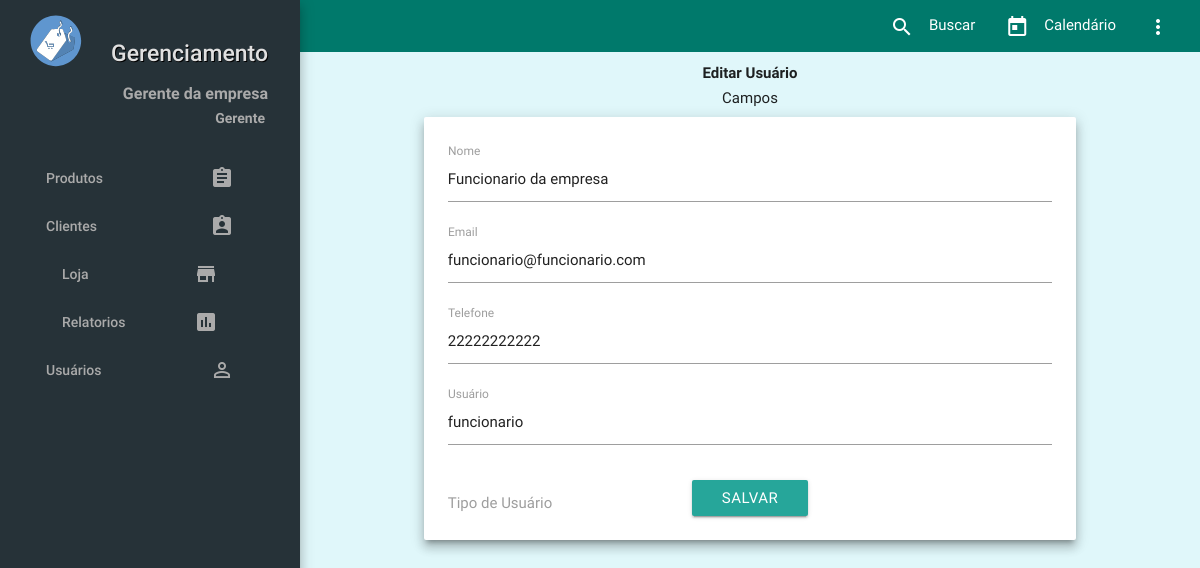
/usuario/editar_usuario/14 (signed in), run on the app's committed database.
### core/models.py (models this page shows, shortened)
class User(AbstractBaseUser, PermissionsMixin):
    username = models.CharField('Nome de Usuário', max_length=30, unique=True,
    validators=[validators.RegexValidator(re.compile('^[\w.@+-]+$'),
    'Nome de usuário só pode conter letras, dígitos ou os seguintes caracteres: @/./+/-/_',
    'invalid')])
    email = models.EmailField('E-Mail', blank=True, null=True, unique=True)
    telefone = models.CharField('Telefone', null=True, blank=True, unique=True, max_length=11)
    name = models.CharField('Nome completo', max_length=100, null=True, blank=True)
    tipo_usuario = models.CharField('Tipo de usuário', max_length=3, choices=user_type )
    is_active = models.BooleanField('Está ativo?', blank=True, default=True)
    is_staff = models.BooleanField('É da equipe?', blank=True, default=False)
    date_joined = models.DateTimeField('Data de Entrada', auto_now_add=True)
    objects = UserManager()
    USERNAME_FIELD = "username"
    REQUIRED_FIELDS = ['email']
    class Meta:
        verbose_name = 'Usuário'
        verbose_name_plural = 'Usuários'

### core/views.py (the view)
# urls.py: url(r'^editar_usuario/(?P<pk>[0-9]+)', editar_usuario, name='editar_usuario'),
@login_required
def editar_usuario(request, pk):
    user = request.user
    if user.is_superuser:
        usuario = get_object_or_404(User, pk=pk)
        if request.method == 'POST':
            form = UsuarioEditForm(request.POST, instance=usuario)
            if form.is_valid():
                form.save()
                return redirect('listar_usuarios')
        else:
            form = UsuarioEditForm(instance=usuario)
    else:
        messages.error(request, 'Usuário {} não possui permissão para acessar essa página!'.format(user.username))
        return redirect('index')
    return render(request, 'formularios/usuario/usuario_edit.html', {'form':
        form})

### core/forms.py (shortened to what this page needs)
class UsuarioEditForm(forms.ModelForm):
    class Meta:
        model = User
        fields = ['username', 'email','telefone','name']

### core/templates/formularios/usuario/usuario_edit.html (shortened to what this page needs)
{% extends 'base.html' %}
{% load staticfiles %}
{% block content %}
<div class="container">
<form method="post">
  <div class="center">
    <h6 style="margin-top:2%">Editar Usuário</h6>
    <span>Campos</span>
  </div>
  <div class="card-panel z-depth-4 row">
    <div class="input-field" >
       {{form.name}}
       <label for="{{form.name.id_for_label}}">Nome</label>
    </div>
    <div class="input-field">
      {{form.email}}
      <label for="{{form.email.id_for_label}}">Email</label>
    </div>
    <div class="input-field">
      {{form.telefone}}
      <label for="{{form.telefone.id_for_label}}">Telefone</label>
    </div>
    <div class="input-field">
      {{form.username}}
      <label for="{{form.username.id_for_label}}">Usuário</label>
    </div>
    <div class="input-field">
      <label for="{{form.tipo_usuario.id_for_label}}">Tipo de Usuário</label>
    </div>
  <div class="center">
  <button type="submit" class="btn waves-effect waves-light" name="action">Salvar</button>
  </div>
 </form>
</div>
{% endblock %}

### gerenciamento/templates/base.html (shortened to what this page needs)
<!DOCTYPE html>
{% load staticfiles %}
<html lang="pt-br">
<head>
      {% block staticfiles %}
      <link type="text/css" rel="stylesheet" href="{% static 'css\materialize.css' %}"  media="screen,projection"/>
       {% endblock %}
</head>
<body>
  <header class="nav-wrapper teal darken-2 z-depth-0">
    <nav class="teal darken-2 z-depth-0">
        <ul>
          <li class="dropdown-button right" data-activates='dropdown2'>
            <a>
              <i class="material-icons left navicons">more_vert</i>
            </a>
          </li>
          <li class="right hide-on-med-and-down">
            <a href="#">
              <i class="material-icons left navicons">today</i>
              <span>Calendário</span>
            </a>
          </li>
          <li class="right hide-on-med-and-down">
            <a href="#">
              <i class="material-icons left navicons">search</i>
              <span>Buscar</span>
            </a>
          </li>
        </ul>
    </nav>
  </header>
  <ul id='slide-out' class='side-nav fixed blue-grey darken-4 z-depth-4'>
    <li>
      <div class="user-view">
       <div id='logo'>
        <a href="{% url 'index' %}" id='logosidebar' class='circle center'>
          <img src="{% static 'images\logo\logo.svg' %}" class="circle center">
        </a>
      </div>
      <h5 class="name right-align" style="font-size:23px; margin-top: -30px; color: #e0e0e0 ;text-shadow: 1px 1px #000000;">Gerenciamento</h5>
       <a><span class="name right-align" style="font-size:16px; color: #aaaaaa ;"><b>{{request.user.name}}</b></span></a>
       <a><span class="email right-align" style="font-size:14px;margin-right: 3px; color: #aaaaaa ;"><b>{% if user.is_superuser %}
      Gerente
       {% else %}
       Funcionário
       {% endif %}</b></span></a>
     </div>
    </li>
    <li class="no-padding">
      <ul class="collapsible collapsible-accordion">
        <li>
          <a class="collapsible-header"><i class="material-icons right">assignment</i>Produtos</a>
        </li>
      </ul>
    </li>
    <li class="no-padding">
      <ul class="collapsible collapsible-accordion">
        <li>
          <a class="collapsible-header"><i class="material-icons right">assignment_ind</i>Clientes</a>
        </li>
      </ul>
    </li>
    <li> <a class="waves-effect" href="#"><i class="material-icons right">store_mall_directory</i>Loja</a> </li>
    {% if request.user.is_superuser %}
    <li> <a class="waves-effect" href="#"><i class="material-icons right">assessment</i>Relatorios</a></li>
    <li class="no-padding">
      <ul class="collapsible collapsible-accordion">
        <li>
          <a class="collapsible-header"><i class="material-icons right">perm_identity</i>Usuários</a>
        </li>
      </ul>
    </li>
    {% endif %}
  </ul>
<main>
  {% block content %}
  {% endblock %}
</main>
</body>
</html>

### gerenciamento/templates/base.html (style rules this page uses)
main, footer { padding-left: 300px; }
h6 { font-weight: bold; }
.navicons { margin-top: 2px; }
body { display: flex; min-height: 100vh; flex-direction: column; background-color: #e0f7fa; }
main { flex: 1 0 auto; }
nav { height: 50px; line-height: 50px; }
nav i, nav [class^="mdi-"], nav [class*="mdi-"], nav i.material-icons { height: 50px; line-height: 50px; }
nav, nav .nav-wrapper i, nav a.button-collapse, nav a.button-collapse i { height: 50px; line-height: 50px; }
.side-nav .user-view, .side-nav .userView { padding-top: 8px; }
#logo { width: 150px; display: block; margin-left: -8px; }
.side-nav { width: 300px; position: absolute; top: 0; width: 300px; margin: 0; padding: 0; }
.side-nav li>a { color: #aaaaaa; margin-left: 30px; display: block; }
.side-nav li>a>i.material-icons { color: #aaaaaa; margin-right: 50px; display: block; }

### data on the page
User: user.name "Gerente da empresa"
User: name "Funcionario da empresa", email "funcionario@funcionario.com", telefone "22222222222", username "funcionario"
